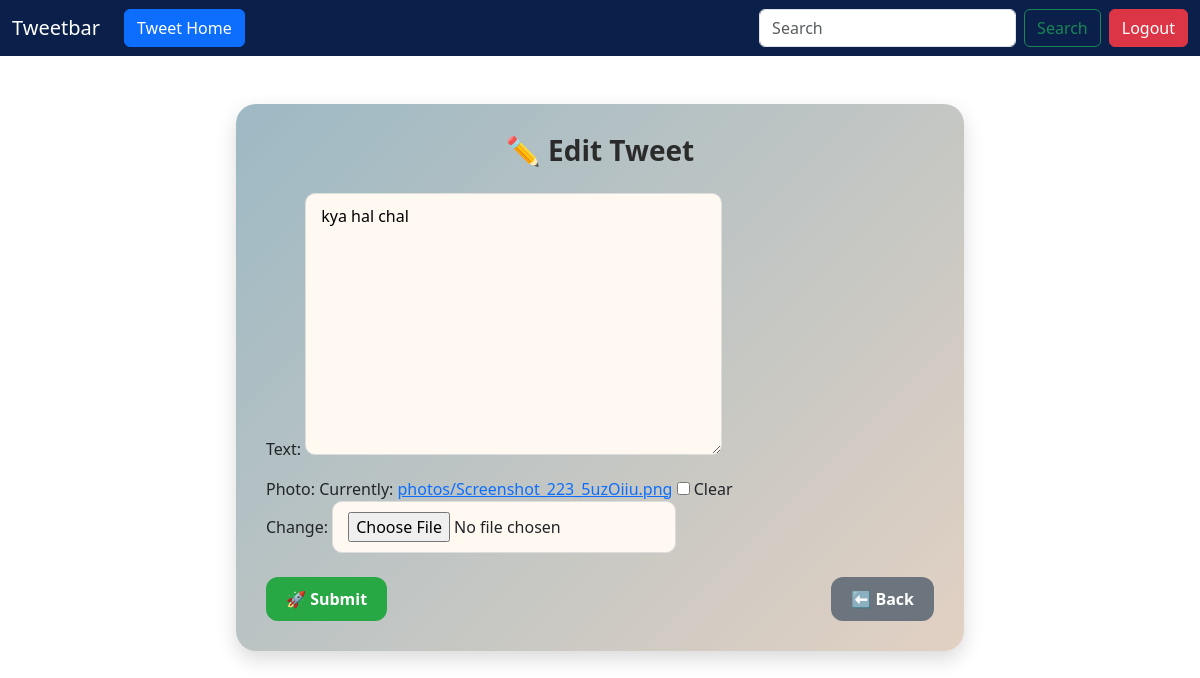
Page /tweet/edit/8/ (signed in) on the earlier database version.
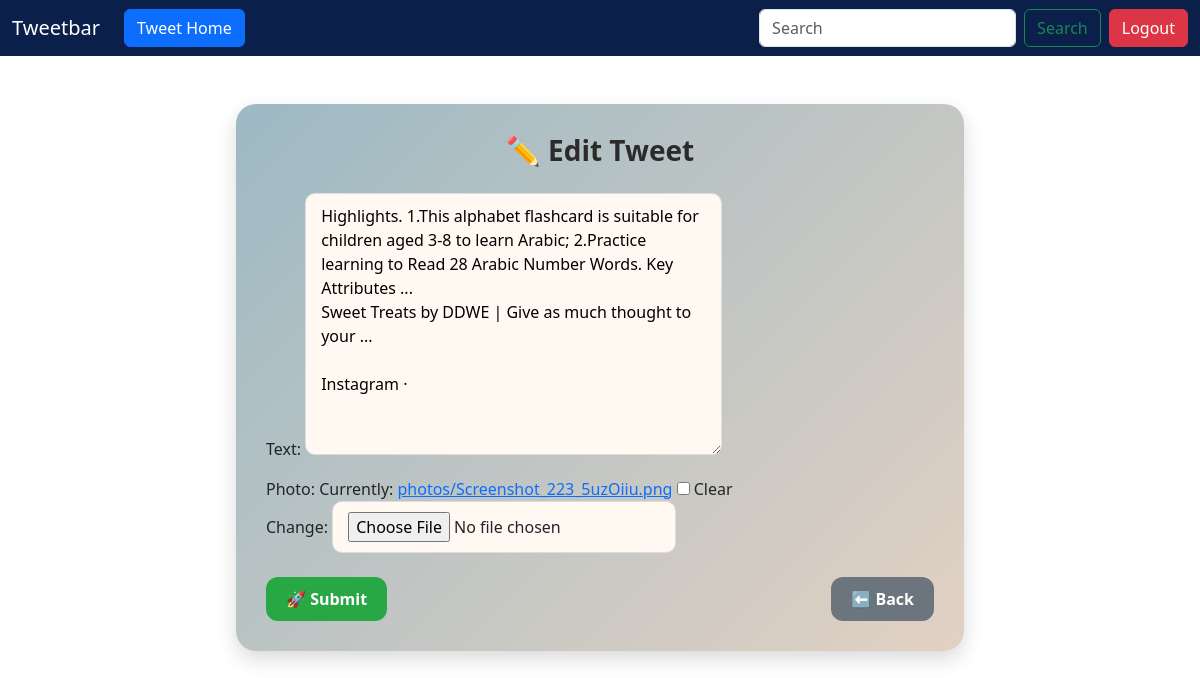
Same page on the later database version.
### tweet/models.py (models this page shows, shortened)
class Tweet(models.Model):
    user=models.ForeignKey(User, on_delete=models.CASCADE)
    text=models.TextField(max_length=240)
    photo=models.ImageField(upload_to='photos/',
    blank=True, null=True)
    created_at=models.DateTimeField(auto_now_add=True)
    updated_at=models.DateTimeField(auto_now=True)

### tweet/views.py (the view)
# urls.py: path('edit/<int:id>/', views.tweet_edit, name='tweet.edit'),
@login_required
def tweet_edit(request,id):
   tweet=get_object_or_404(Tweet,pk=id, user=request.user)
   if request.method =='POST':
    form=TweetForm(request.POST, request.FILES, instance=tweet)
    if form.is_valid():
        tweet = form.save(commit=False)
        tweet.user=request.user
        tweet.save()
        return redirect('tweet_list')
   else:
    form=TweetForm(instance=tweet)
   return render(request,'tweet_form.html',{'form':form})

### tweet/forms.py
class TweetForm(forms.ModelForm):
    class Meta:
        model=Tweet
        fields=['text','photo']

### tweet/templates/tweet_form.html (shortened to what this page needs)
{% extends "layout.html" %}
{% block content %}
<div class="container mt-5 d-flex justify-content-center">
  <div class="tweet-form-card col-md-8">
    <h2>
      {% if form.instance.pk %} ✏️ Edit Tweet {% else %} ✨ Create a New Tweet {% endif %}
    </h2>
    <form method="post" enctype="multipart/form-data">
      {{ form.as_p }}
      <div class="d-flex justify-content-between mt-4">
        <button type="submit" class="btn btn-success">🚀 Submit</button>
        <a href="{% url 'tweet_list' %}" class="btn btn-secondary">⬅️ Back</a>
      </div>
    </form>
  </div>
</div>
{% endblock %}

Differences in the rows shown:
changed Tweet: text "kya hal chal" → "Highlights. 1.This alphabet flashcard is suitable for children aged 3-8 to learn Arabic; 2.Practice learning to Read 28 Arabic Number Words. Key Attributes ... Sweet Treats by DDWE | Give as much thought to your ... Instagram ·"
